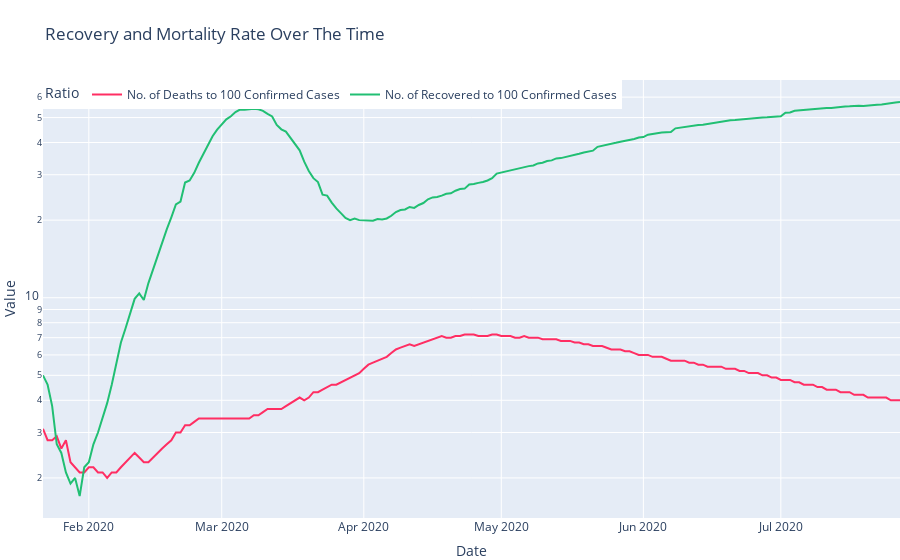

Here is the notebook cell this chart was saved with:
### Markdown cell above
### Recovery and Mortality Rate

### Code cell
temp = full_table.groupby('Date').sum().reset_index()

# adding two more columns
temp['No. of Deaths to 100 Confirmed Cases'] = round(temp['Deaths']/temp['Confirmed'], 3)*100
temp['No. of Recovered to 100 Confirmed Cases'] = round(temp['Recovered']/temp['Confirmed'], 3)*100
# temp['No. of Recovered to 1 Death Case'] = round(temp['Recovered']/temp['Deaths'], 3)

temp = temp.melt(id_vars='Date', value_vars=['No. of Deaths to 100 Confirmed Cases', 'No. of Recovered to 100 Confirmed Cases'], 
                 var_name='Ratio', value_name='Value')

fig = px.line(temp, x="Date", y="Value", color='Ratio', log_y=True, 
              title='Recovery and Mortality Rate Over The Time',
              color_discrete_sequence=[dth, rec])
fig.update_layout(legend=dict(orientation="h", y=1, x=0, 
                              xanchor="left", yanchor="top"),
                  margin=dict(t=80,l=0,r=0,b=0))
fig

### Figure 1 — Plotly figure (JSON) as saved in the notebook; plotly's stock layout.template omitted (floating-point values rounded to 4 significant figures; data arrays with more than 128 entries replaced by an {"elided": "..."} marker saying what was removed)
{"data": [{"hovertemplate": "Ratio=No. of Deaths to 100 Confirmed Cases<br>Date=%{x}<br>Value=%{y}<extra></extra>", "legendgroup": "No. of Deaths to 100 Confirmed Cases", "line": {"color": "#ff2e63", "dash": "solid"}, "mode": "lines", "name": "No. of Deaths to 100 Confirmed Cases", "orientation": "v", "showlegend": true, "type": "scatter", "x": {"elided": "188 str values"}, "xaxis": "x", "y": {"elided": "188 float values"}, "yaxis": "y"}, {"hovertemplate": "Ratio=No. of Recovered to 100 Confirmed Cases<br>Date=%{x}<br>Value=%{y}<extra></extra>", "legendgroup": "No. of Recovered to 100 Confirmed Cases", "line": {"color": "#21bf73", "dash": "solid"}, "mode": "lines", "name": "No. of Recovered to 100 Confirmed Cases", "orientation": "v", "showlegend": true, "type": "scatter", "x": {"elided": "188 str values"}, "xaxis": "x", "y": {"elided": "188 float values"}, "yaxis": "y"}], "layout": {"legend": {"orientation": "h", "title": {"text": "Ratio"}, "tracegroupgap": 0, "x": 0, "xanchor": "left", "y": 1, "yanchor": "top"}, "margin": {"b": 0, "l": 0, "r": 0, "t": 80}, "title": {"text": "Recovery and Mortality Rate Over The Time"}, "xaxis": {"anchor": "y", "domain": [0, 1], "title": {"text": "Date"}}, "yaxis": {"anchor": "x", "domain": [0, 1], "title": {"text": "Value"}, "type": "log"}}}
